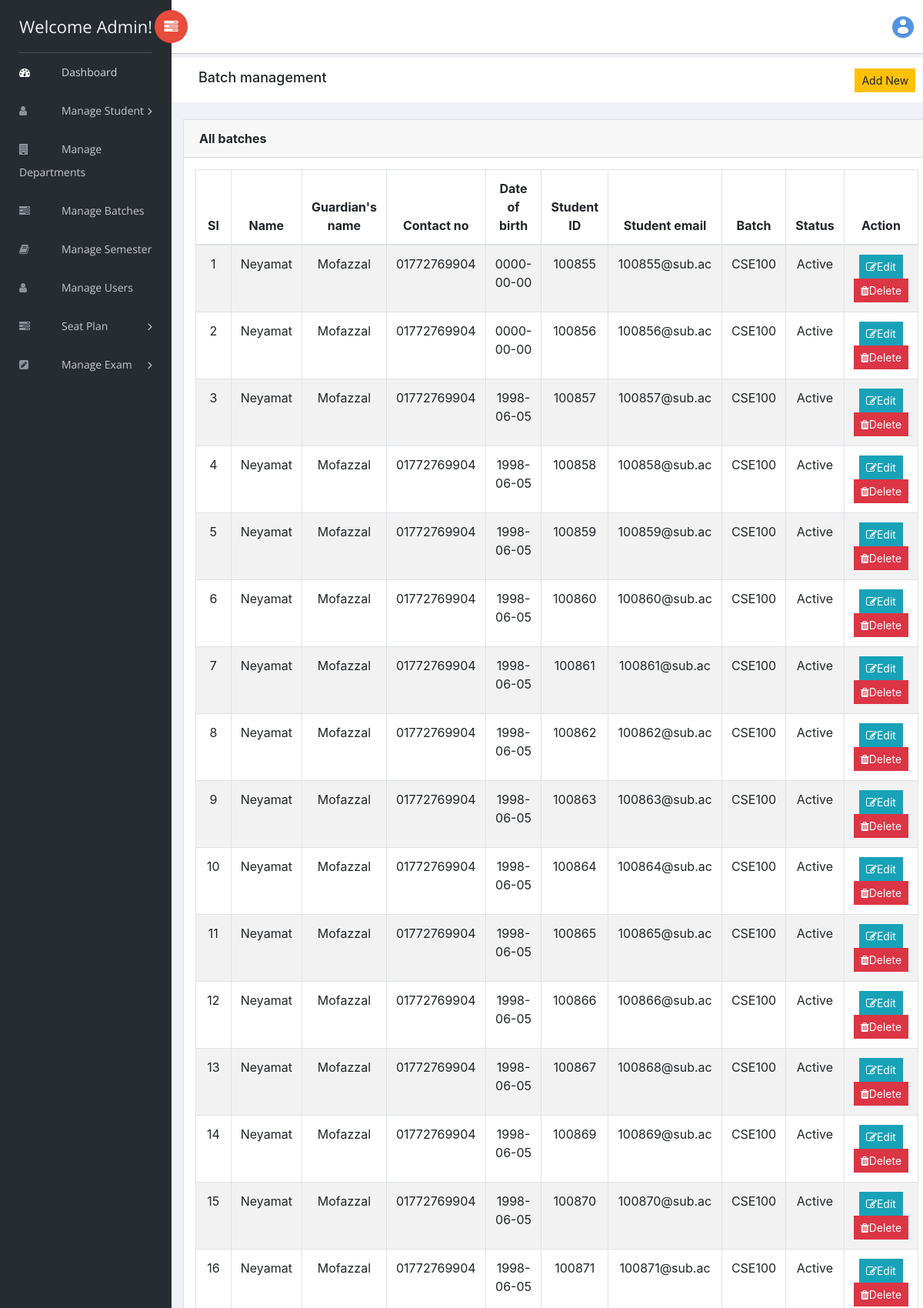
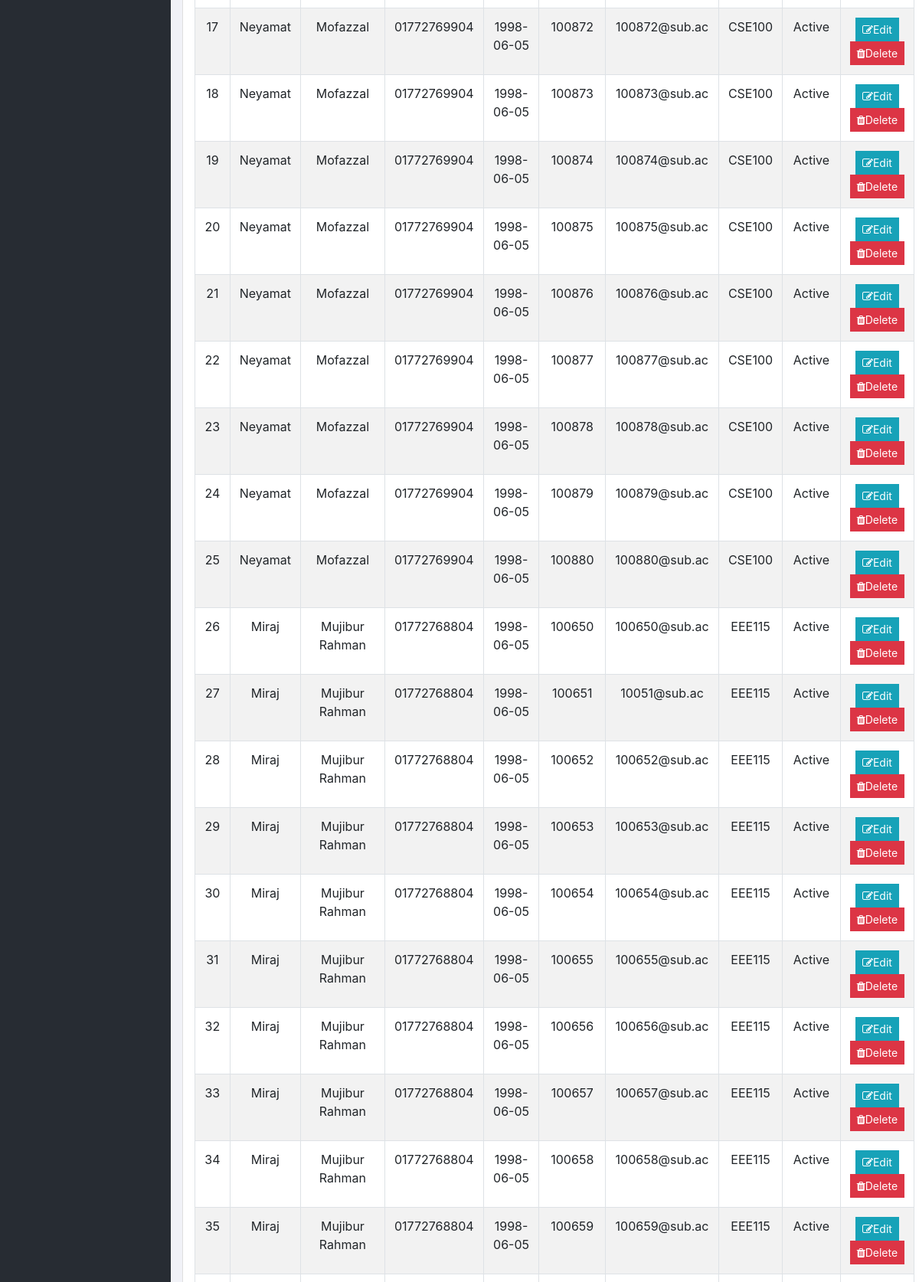
Page /student_index.php (signed in, upper part) on the committed database (2 pictures, top to bottom).
### tables this page shows
CREATE TABLE `students` (
  `id` int(11) NOT NULL,
  `name` varchar(100) NOT NULL,
  `guardian_name` varchar(100) NOT NULL,
  `phone` varchar(15) NOT NULL,
  `date_of_birth` date NOT NULL,
  `student_id` varchar(6) NOT NULL,
  `student_email` varchar(30) NOT NULL,
  `batch_id` varchar(10) NOT NULL,
  `status` enum('Active','Inactive') NOT NULL
);

CREATE TABLE `batches` (
  `id` int(11) NOT NULL,
  `name` varchar(100) NOT NULL,
  `details` text NOT NULL,
  `dept_id` int(11) NOT NULL,
  `co_ordinator` varchar(200) NOT NULL,
  `status` enum('Active','Inactive') NOT NULL
);

### student_index.php (the view, shortened to what this page needs)
<?php include_once 'template/_head.php'?>
<body>
<?php include_once 'template/leftNav.php'?>
<div id="right-panel" class="right-panel">
    <?php include_once 'template/header.php'?>
    <div class="breadcrumbs">
        <div class="col-sm-4">
            <div class="page-header float-left">
                <div class="page-title">
                    <h1>Batch management</h1>
                </div>
            </div>
        </div>
        <div class="col-sm-8">
            <div class="page-header float-right">
                <div class="page-title">
                    <ol class="breadcrumb text-right">
                        <a href="student_create.php" class="btn btn-sm btn-warning">Add New</a>
                    </ol>
                </div>
            </div>
        </div>
    </div>
    <?php
    $conn = connect();
    $sql = "SELECT students.*, batches.name as Bname
            FROM students
            INNER JOIN batches ON students.batch_id=batches.id";
    $students= $conn->query($sql);
    $serial = 1;
    ?>
    <div class="content mt-3">
        <div class="row">
            <div class="col-md-12">
                <div class="card">
                    <div class="card-header">
                        <strong class="card-title">All batches</strong>
                    </div>
                    <div class="card-body text-center">
                        <table id="bootstrap-data-table-export" class="table table-striped table-bordered">
                            <thead>
                            <tr>
                                <th class="text-center" style="width: 3px;">Sl</th>
                                <th>Name</th>
                                <th>Guardian's name</th>
                                <th>Contact no</th>
                                <th>Date of birth</th>
                                <th>Student ID</th>
                                <th>Student email</th>
                                <th>Batch</th>
                                <th>Status</th>
                                <th>Action</th>
                            </tr>
                            </thead>
                            <tbody>
                            <?php
                            foreach ($students as $student){
                                ?>
                                <tr>
                                    <td><?= $serial++?></td>
                                    <td><?= $student['name']?></td>
                                    <td><?= $student['guardian_name']?></td>
                                    <td><?= $student['phone']?></td>
                                    <td><?= $student['date_of_birth']?></td>
                                    <td><?= $student['student_id']?></td>
                                    <td><?= $student['student_email']?></td>
                                    <td><?= $student['Bname']?></td>
                                    <td><?= $student['status']?></td>
                                    <td>
                                        <a  href="student_edit.php?sid=<?= $student['id']?>" class="btn btn-info btn-sm">
                                            <i class="fa fa-edit"></i>Edit
                                        </a>
                                        <form class="" action="student_delete_action.php" method="post" style="display:inline">
                                            <button title="Delete" type="submit" class="btn btn-danger btn-sm" onclick="return confirm('Are you sure?')">
                                                <i class="fa fa-trash"></i>Delete
                                            </button>
                                        </form>
                                    </td>
                                </tr>
                            <?php } ?>
                            </tbody>
                        </table>
                    </div>
                </div>
            </div>
        </div>
    </div>
</div>
<?php include_once 'template/footer.php'?>

### rows in the picture
students: name "Neyamat", guardian_name "Mofazzal", phone "01772769904", date_of_birth "0000-00-00", student "100855", student_email "100855@sub.ac", batch.name "CSE100", status "Active"
students: name "Neyamat", guardian_name "Mofazzal", phone "01772769904", date_of_birth "0000-00-00", student "100856", student_email "100856@sub.ac", batch.name "CSE100", status "Active"
students: name "Neyamat", guardian_name "Mofazzal", phone "01772769904", date_of_birth "1998-06-05", student "100857", student_email "100857@sub.ac", batch.name "CSE100", status "Active"
students: name "Neyamat", guardian_name "Mofazzal", phone "01772769904", date_of_birth "1998-06-05", student "100858", student_email "100858@sub.ac", batch.name "CSE100", status "Active"
students: name "Neyamat", guardian_name "Mofazzal", phone "01772769904", date_of_birth "1998-06-05", student "100859", student_email "100859@sub.ac", batch.name "CSE100", status "Active"
students: name "Neyamat", guardian_name "Mofazzal", phone "01772769904", date_of_birth "1998-06-05", student "100860", student_email "100860@sub.ac", batch.name "CSE100", status "Active"
students: name "Neyamat", guardian_name "Mofazzal", phone "01772769904", date_of_birth "1998-06-05", student "100861", student_email "100861@sub.ac", batch.name "CSE100", status "Active"
students: name "Neyamat", guardian_name "Mofazzal", phone "01772769904", date_of_birth "1998-06-05", student "100862", student_email "100862@sub.ac", batch.name "CSE100", status "Active"
students: name "Neyamat", guardian_name "Mofazzal", phone "01772769904", date_of_birth "1998-06-05", student "100863", student_email "100863@sub.ac", batch.name "CSE100", status "Active"
students: name "Neyamat", guardian_name "Mofazzal", phone "01772769904", date_of_birth "1998-06-05", student "100864", student_email "100864@sub.ac", batch.name "CSE100", status "Active"
students: name "Neyamat", guardian_name "Mofazzal", phone "01772769904", date_of_birth "1998-06-05", student "100865", student_email "100865@sub.ac", batch.name "CSE100", status "Active"
students: name "Neyamat", guardian_name "Mofazzal", phone "01772769904", date_of_birth "1998-06-05", student "100866", student_email "100866@sub.ac", batch.name "CSE100", status "Active"
students: name "Neyamat", guardian_name "Mofazzal", phone "01772769904", date_of_birth "1998-06-05", student "100867", student_email "100868@sub.ac", batch.name "CSE100", status "Active"
students: name "Neyamat", guardian_name "Mofazzal", phone "01772769904", date_of_birth "1998-06-05", student "100869", student_email "100869@sub.ac", batch.name "CSE100", status "Active"
students: name "Neyamat", guardian_name "Mofazzal", phone "01772769904", date_of_birth "1998-06-05", student "100870", student_email "100870@sub.ac", batch.name "CSE100", status "Active"
students: name "Neyamat", guardian_name "Mofazzal", phone "01772769904", date_of_birth "1998-06-05", student "100871", student_email "100871@sub.ac", batch.name "CSE100", status "Active"
students: name "Neyamat", guardian_name "Mofazzal", phone "01772769904", date_of_birth "1998-06-05", student "100872", student_email "100872@sub.ac", batch.name "CSE100", status "Active"
students: name "Neyamat", guardian_name "Mofazzal", phone "01772769904", date_of_birth "1998-06-05", student "100873", student_email "100873@sub.ac", batch.name "CSE100", status "Active"
students: name "Neyamat", guardian_name "Mofazzal", phone "01772769904", date_of_birth "1998-06-05", student "100874", student_email "100874@sub.ac", batch.name "CSE100", status "Active"
students: name "Neyamat", guardian_name "Mofazzal", phone "01772769904", date_of_birth "1998-06-05", student "100875", student_email "100875@sub.ac", batch.name "CSE100", status "Active"
students: name "Neyamat", guardian_name "Mofazzal", phone "01772769904", date_of_birth "1998-06-05", student "100876", student_email "100876@sub.ac", batch.name "CSE100", status "Active"
students: name "Neyamat", guardian_name "Mofazzal", phone "01772769904", date_of_birth "1998-06-05", student "100877", student_email "100877@sub.ac", batch.name "CSE100", status "Active"
students: name "Neyamat", guardian_name "Mofazzal", phone "01772769904", date_of_birth "1998-06-05", student "100878", student_email "100878@sub.ac", batch.name "CSE100", status "Active"
students: name "Neyamat", guardian_name "Mofazzal", phone "01772769904", date_of_birth "1998-06-05", student "100879", student_email "100879@sub.ac", batch.name "CSE100", status "Active"
students: name "Neyamat", guardian_name "Mofazzal", phone "01772769904", date_of_birth "1998-06-05", student "100880", student_email "100880@sub.ac", batch.name "CSE100", status "Active"
students: name "Miraj", guardian_name "Mujibur Rahman", phone "01772768804", date_of_birth "1998-06-05", student "100650", student_email "100650@sub.ac", batch.name "EEE115", status "Active"
students: name "Miraj", guardian_name "Mujibur Rahman", phone "01772768804", date_of_birth "1998-06-05", student "100651", student_email "10051@sub.ac", batch.name "EEE115", status "Active"
students: name "Miraj", guardian_name "Mujibur Rahman", phone "01772768804", date_of_birth "1998-06-05", student "100652", student_email "100652@sub.ac", batch.name "EEE115", status "Active"
students: name "Miraj", guardian_name "Mujibur Rahman", phone "01772768804", date_of_birth "1998-06-05", student "100653", student_email "100653@sub.ac", batch.name "EEE115", status "Active"
students: name "Miraj", guardian_name "Mujibur Rahman", phone "01772768804", date_of_birth "1998-06-05", student "100654", student_email "100654@sub.ac", batch.name "EEE115", status "Active"
students: name "Miraj", guardian_name "Mujibur Rahman", phone "01772768804", date_of_birth "1998-06-05", student "100655", student_email "100655@sub.ac", batch.name "EEE115", status "Active"
students: name "Miraj", guardian_name "Mujibur Rahman", phone "01772768804", date_of_birth "1998-06-05", student "100656", student_email "100656@sub.ac", batch.name "EEE115", status "Active"
students: name "Miraj", guardian_name "Mujibur Rahman", phone "01772768804", date_of_birth "1998-06-05", student "100657", student_email "100657@sub.ac", batch.name "EEE115", status "Active"
students: name "Miraj", guardian_name "Mujibur Rahman", phone "01772768804", date_of_birth "1998-06-05", student "100658", student_email "100658@sub.ac", batch.name "EEE115", status "Active"
students: name "Miraj", guardian_name "Mujibur Rahman", phone "01772768804", date_of_birth "1998-06-05", student "100659", student_email "100659@sub.ac", batch.name "EEE115", status "Active"
